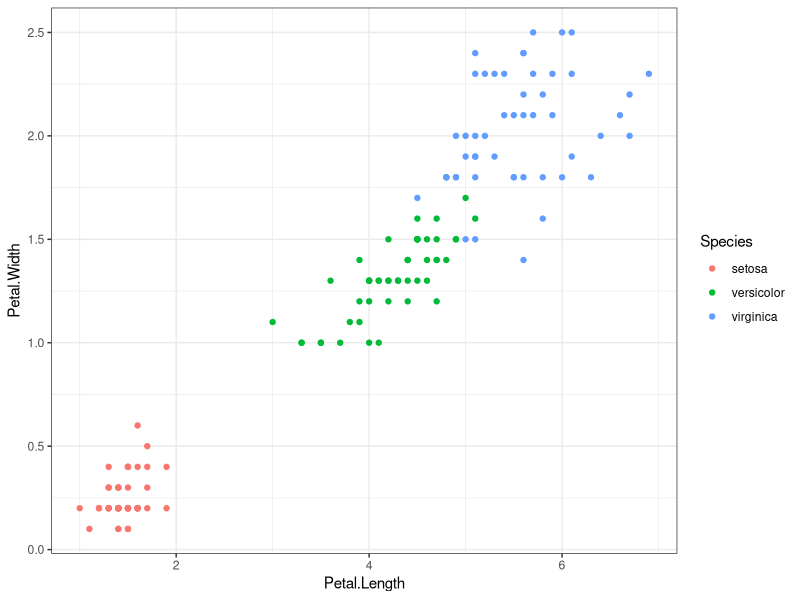
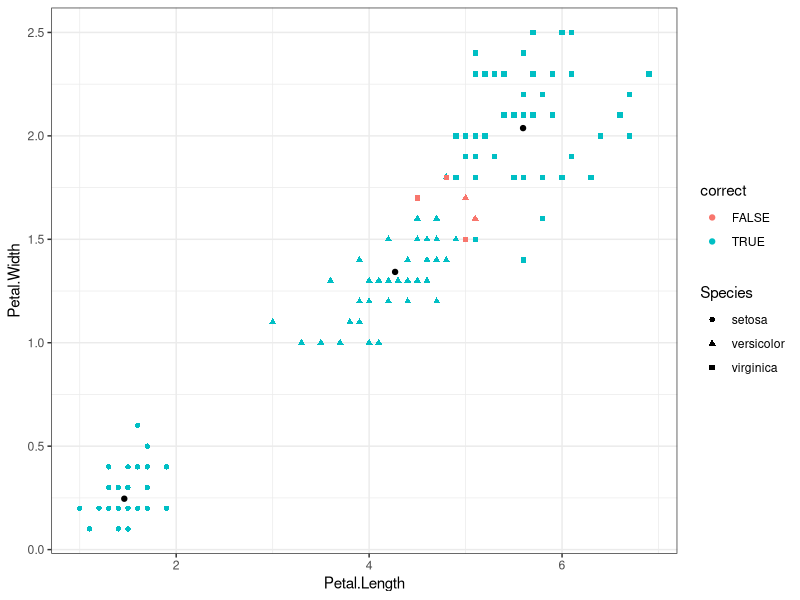
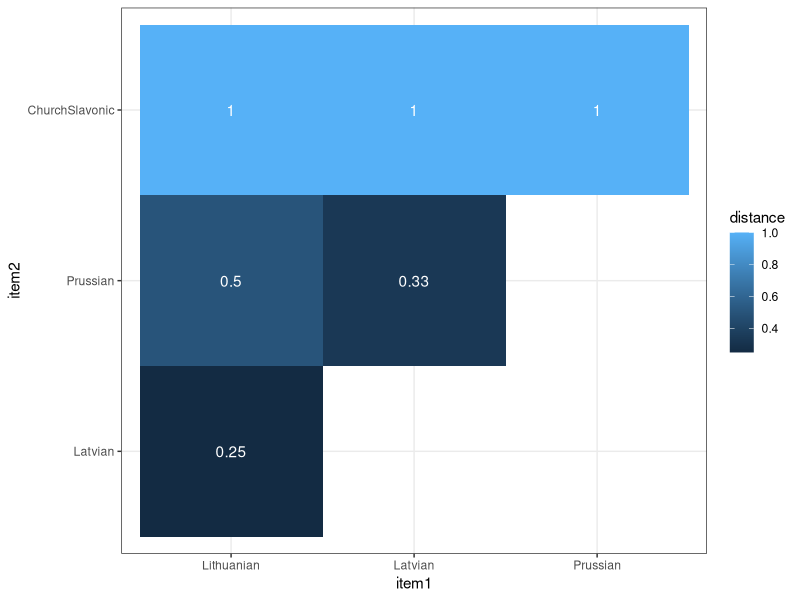
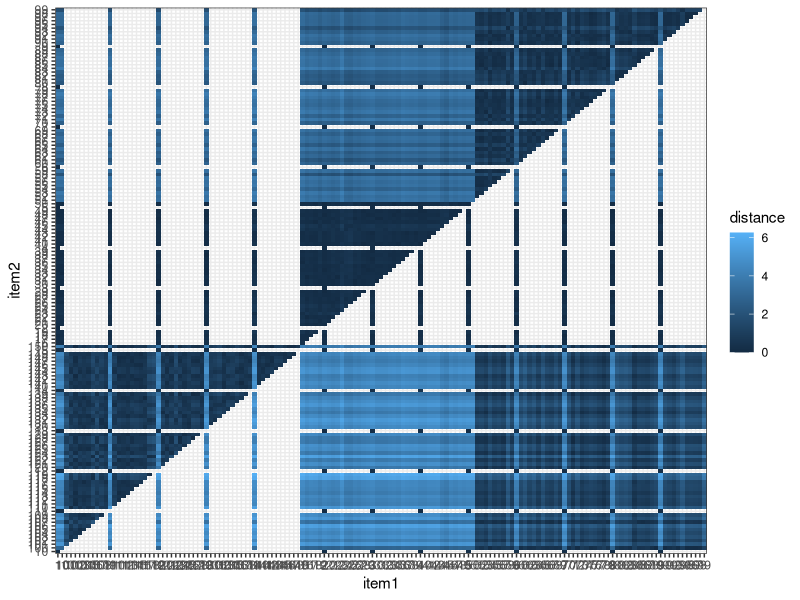
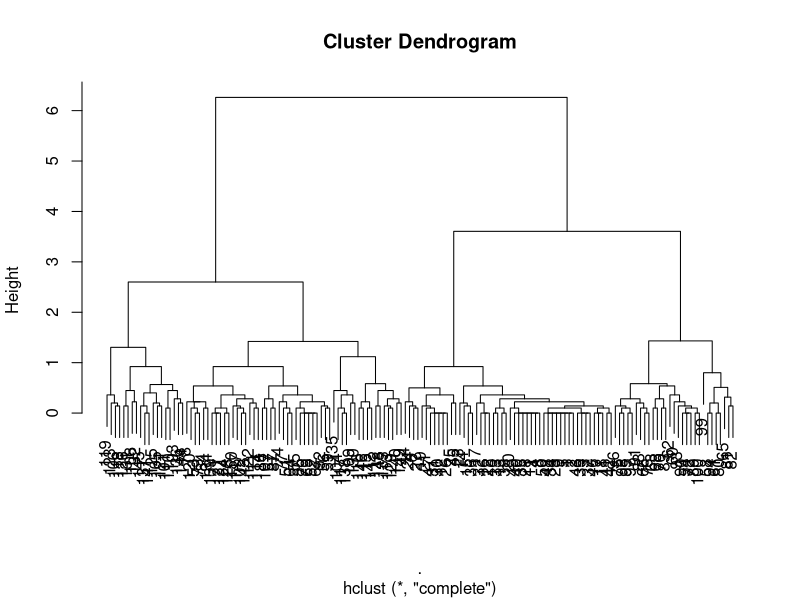
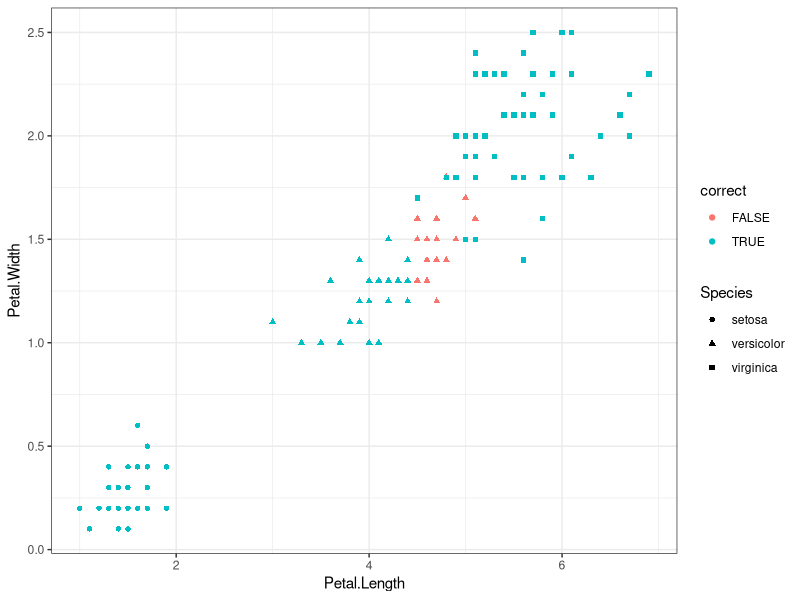

Source code (R) for these figures, in order:
## ---- chunk 1
library(tidyverse)
## ---- chunk 2
theme_set(theme_bw())
## ---- chunk 3
iris %>% 
  ggplot(aes(Petal.Length, Petal.Width, color = Species))+
  geom_point()
## ---- chunk 4
library(broom)
set.seed(42)
iris %>% 
  select(Petal.Length, Petal.Width) %>% 
  kmeans(centers = 3) ->
  km
## ---- chunk 5
km %>% 
  augment(iris) %>% 
  count(Species, .cluster)
## ---- chunk 6
km %>% 
  augment(iris) %>% 
  mutate(.cluster = recode_factor(.cluster,
                                  `1` = "setosa", 
                                  `2` = "versicolor",
                                  `3` = "virginica"),
         correct = Species == .cluster) %>% 
  ggplot(aes(Petal.Length, Petal.Width))+
  geom_point(aes(color = correct, shape = Species))+
  geom_point(data = data.frame(km$centers)) # центроиды
## ---- chunk 7
df <- tibble(lang = c("Lithuanian", "Latvian", "Prussian", "ChurchSlavonic"),
             word_1 = c(1, 1, 1, 0),
             word_2 = c(1, 1, 1, 0),
             word_3 = c(1, 1, 0, 0),
             word_4 = c(1, 0, 0, 0),
             word_5 = c(0, 0, 0, 1))
## ---- chunk 8
df %>%
  select(-lang) %>% 
  dist(method = "binary") %>% 
  tidy()
## ---- chunk 9
df %>%
  select(-lang) %>% 
  dist(method = "binary") %>% 
  tidy() %>% 
mutate(item1 =recode_factor(item1, 
                            `1` = "Lithuanian", 
                            `2` = "Latvian", 
                            `3` = "Prussian",
                            `4` = "ChurchSlavonic"),
       item2 =recode_factor(item2, 
                            `1` = "Lithuanian", 
                            `2` = "Latvian", 
                            `3` = "Prussian",
                            `4` = "ChurchSlavonic")) %>% 
  ggplot(aes(item1, item2, fill=distance, label = round(distance, 2))) +
  geom_tile()+
  geom_text(color = "white")
## ---- chunk 10
iris %>% 
  select(Petal.Length, Petal.Width) %>% 
  dist() %>% 
  tidy() %>% 
  ggplot(aes(item1, item2, fill=distance)) +
  geom_tile()
## ---- chunk 11
library(stringdist)
stringdistmatrix(c("корова", "коровы", "гуси")) 
## ---- chunk 12
iris %>% 
  select(Petal.Length, Petal.Width) %>% 
  dist() %>% 
  hclust() ->
  hc
## ---- chunk 13
plot(hc)
## ---- chunk 14
iris %>% 
  mutate(cluster = cutree(hc, k=3)) %>% 
  count(Species, cluster)
## ---- chunk 15
iris %>% 
  mutate(cluster = cutree(hc, k=3)) %>% 
  mutate(cluster = recode_factor(cluster,
                                 `1` = "setosa", 
                                 `2` = "virginica",
                                 `3` = "versicolor"),
         correct = Species == cluster) %>% 
  ggplot(aes(Petal.Length, Petal.Width))+
  geom_point(aes(color = correct, shape = Species))
